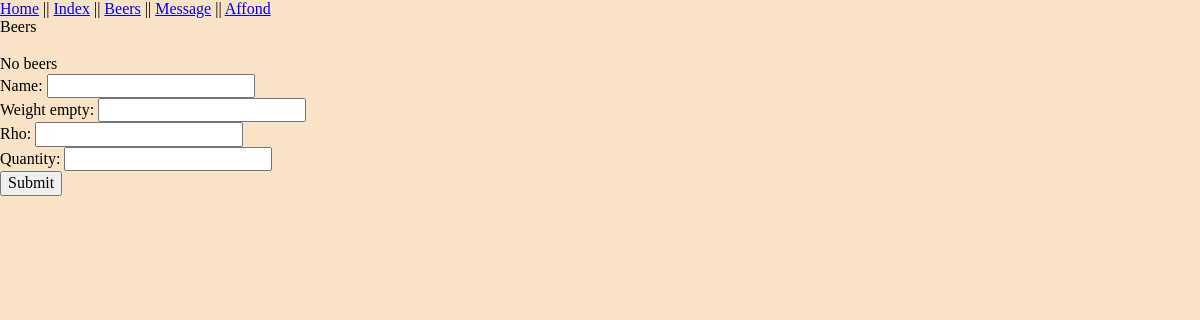
The app's page /balance/beers, older data.
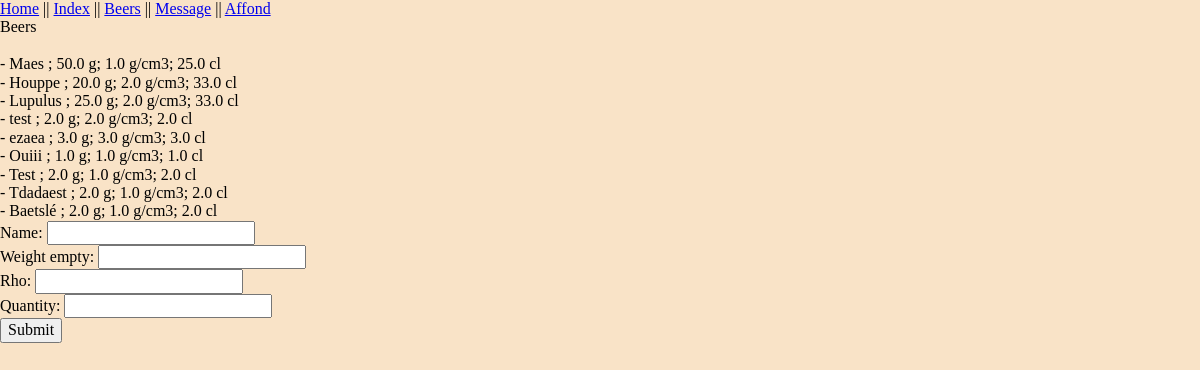
The same page, newer data.
### balanceapp/models.py (models this page shows, shortened)
class TimestamptedModel(models.Model):
    created_at = models.DateTimeField(auto_now_add=True)
    update_at = models.DateTimeField(auto_now=True)
    class Meta:
        abstract = True

class Beer(TimestamptedModel):
    name = models.CharField(max_length = 32)
    weight_empty = models.FloatField()   # g
    rho = models.FloatField()    # g/cm3
    quantity = models.FloatField() # cl

### balanceapp/views.py (the view, shortened to what this page needs)
# urls.py: path('beers', views.beers, name='beers'),
@csrf_exempt
def beers(request):
    beers = Beer.objects.all()  #Get all beers
    return render(request, 'beers.html', {'beers':beers})

### balanceapp/templates/beers.html (shortened to what this page needs)
{% include 'base.html' %}
{% for beer in beers %}
- {{beer.name}} ; {{beer.weight_empty}} g; {{beer.rho}} g/cm3; {{beer.quantity}} cl<br>
{% empty %}
    No beers
{% endfor %}
<form action="beers" method="post">
    Name: <input type="text" name="beer_name"><br>
    Weight empty: <input type="text" name="weight_empty"><br>
    Rho: <input type="text" name="rho"><br>
    Quantity: <input type="text" name="quantity"><br>
    <input type="submit">
</form>

Row changes from the older to the newer data that the page shows:
added Beer: name "Maes", weight_empty "50.0", rho "1.0", quantity "25.0"
added Beer: name "Houppe", weight_empty "20.0", rho "2.0", quantity "33.0"
added Beer: name "Lupulus", weight_empty "25.0", rho "2.0", quantity "33.0"
added Beer: name "test", weight_empty "2.0", rho "2.0", quantity "2.0"
added Beer: name "ezaea", weight_empty "3.0", rho "3.0", quantity "3.0"
added Beer: name "Ouiii", weight_empty "1.0", rho "1.0", quantity "1.0"
added Beer: name "Test", weight_empty "2.0", rho "1.0", quantity "2.0"
added Beer: name "Tdadaest", weight_empty "2.0", rho "1.0", quantity "2.0"
added Beer: name "Baetslé", weight_empty "2.0", rho "1.0", quantity "2.0"
Text that changed along with them:
text no longer shown: "No beers"
